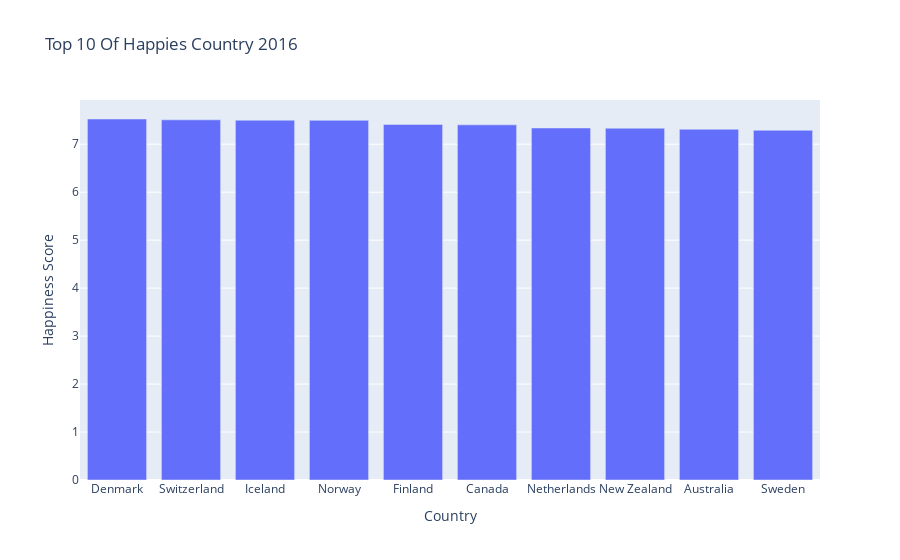

Here is the notebook cell this chart was saved with:
### Code cell
char = px.bar(df_2[:10], 
              x="Country", 
              y = 'Happiness Score',
              barmode = 'group',
              title="Top 10 Of Happies Country 2016",
              height=600
             )
char.show()

### Figure 1 — Plotly figure (JSON) as saved in the notebook; plotly's stock layout.template omitted (floating-point values rounded to 4 significant figures)
{"data": [{"alignmentgroup": "True", "hovertemplate": "Country=%{x}<br>Happiness Score=%{y}<extra></extra>", "legendgroup": "", "marker": {"color": "#636efa", "pattern": {"shape": ""}}, "name": "", "offsetgroup": "", "orientation": "v", "showlegend": false, "textposition": "auto", "type": "bar", "x": ["Denmark", "Switzerland", "Iceland", "Norway", "Finland", "Canada", "Netherlands", "New Zealand", "Australia", "Sweden"], "xaxis": "x", "y": [7.526, 7.509, 7.501, 7.498, 7.413, 7.404, 7.339, 7.334, 7.313, 7.291], "yaxis": "y"}], "layout": {"autosize": true, "barmode": "group", "legend": {"tracegroupgap": 0}, "title": {"text": "Top 10 Of Happies Country 2016"}, "xaxis": {"anchor": "y", "autorange": true, "domain": [0, 1], "range": [-0.5, 9.5], "title": {"text": "Country"}, "type": "category"}, "yaxis": {"anchor": "x", "autorange": true, "domain": [0, 1], "range": [0, 7.922], "title": {"text": "Happiness Score"}, "type": "linear"}}}
